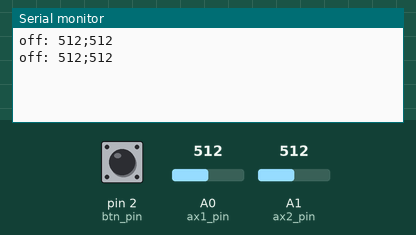
A sketch run on a simulated Arduino Uno, built with avr-gcc and run on an emulated ATmega328P. On the bench: the last lines printed to the serial monitor. The test bench sets the inputs (shaded band); at power-on: pin 2 (btn_pin) LOW, A0 (ax1_pin) = 512, A1 (ax2_pin) = 512.

Above: at 2.0 s.
2.1 s: pin 2 (btn_pin) pulled HIGH for 1.45 s
At 3.0 s:
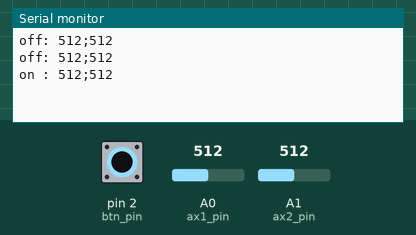
5.0 s: A0 (ax1_pin) set to 716
At 6.0 s:
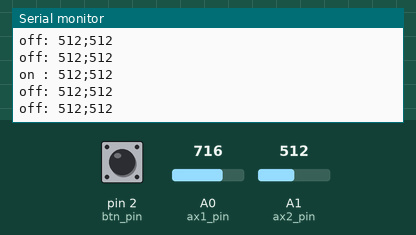
6.7 s: A1 (ax2_pin) set to 716
At 8.0 s:
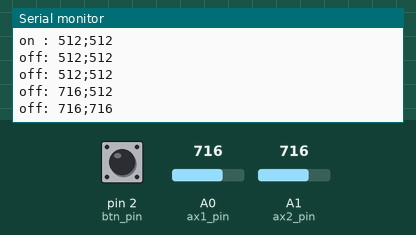
8.4 s: A0 (ax1_pin) set to 900
At 9.6 s:
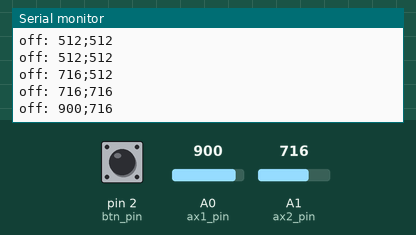
10.1 s: A1 (ax2_pin) set to 900
At 11.6 s:
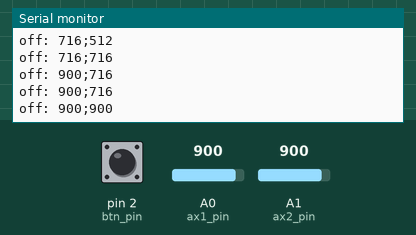
11.8 s: pin 2 (btn_pin) pulled HIGH for 1.45 s
At 12.9 s:
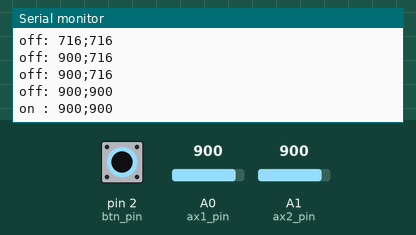
Timing chart, 0 to 14.8 s (numbered marks = the images above; inputs shaded):
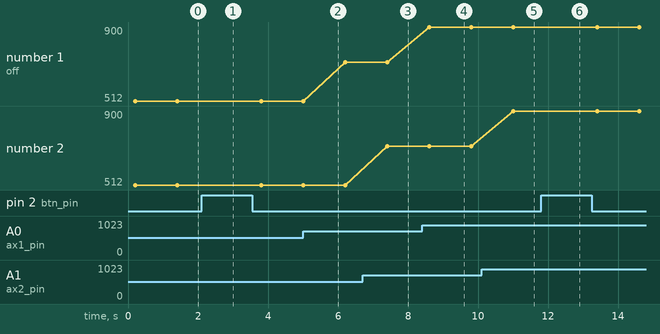

The sketch:

joystick.ino
```cpp
const int ax1_pin = A0;
const int ax2_pin = A1;
const int btn_pin = 2;

void setup() {
  Serial.begin(9600);
  pinMode(btn_pin, INPUT);
}

void loop() {
  int ax1 = analogRead(ax1_pin);
  delay(100);
  int ax2 = analogRead(ax2_pin);
  delay(100);
  if (digitalRead(btn_pin) == HIGH) {
    Serial.print("on : ");
  } else {
    Serial.print("off: ");
  }

  Serial.print(ax1);
  Serial.print(";");
  Serial.print(ax2);
  Serial.println("");

  delay(1000);
}
```

Measured:
- after the input at 2.1 s, the serial monitor: prints a new line after 0.50 s (image 1)
- after the input at 6.7 s, the serial monitor: prints a new line after 0.70 s (image 3)
- after the input at 8.4 s, the serial monitor: prints a new line after 0.20 s (image 4)
- after the input at 10.1 s, the serial monitor: prints a new line after 0.91 s (image 5)
- after the input at 11.8 s, the serial monitor: prints a new line after 0.41 s (image 6)
- plotted number 1: 512 → 716 after the input at 5.0 s, 716 → 900 after the input at 8.4 s
